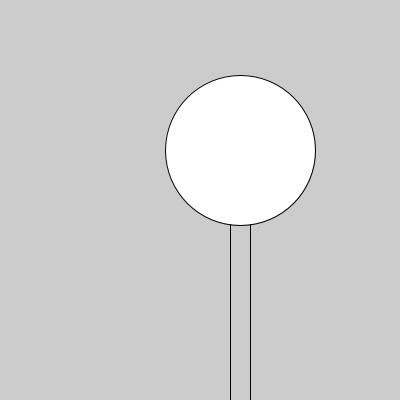
Frame 1 (no input)
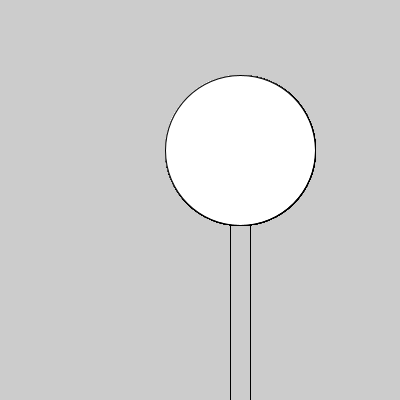
Frame 60 (the mouse pressed at the canvas centre just before this capture)
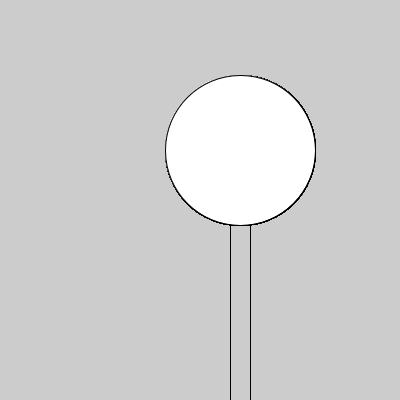
Frame 120 (the mouse held since frame 60 and released just before this capture)

The Processing sketch that drew these frames (run headless with seeded random() and noise(); from frame 60 on, the mouse is pressed at the canvas centre):

// Processing sketch: H09_99
// ── H09_99.pde
void setup() {  // setup() does not return a value
  size(400, 400);
}

void draw() {  // draw() does not return a value
  line(230, 150, 230, 500); 
  line(250, 150, 250, 500); 
  drawCircle();
}

void drawCircle() {  // This function also does not return a value
  ellipse(240, 150, 150, 150);
}
